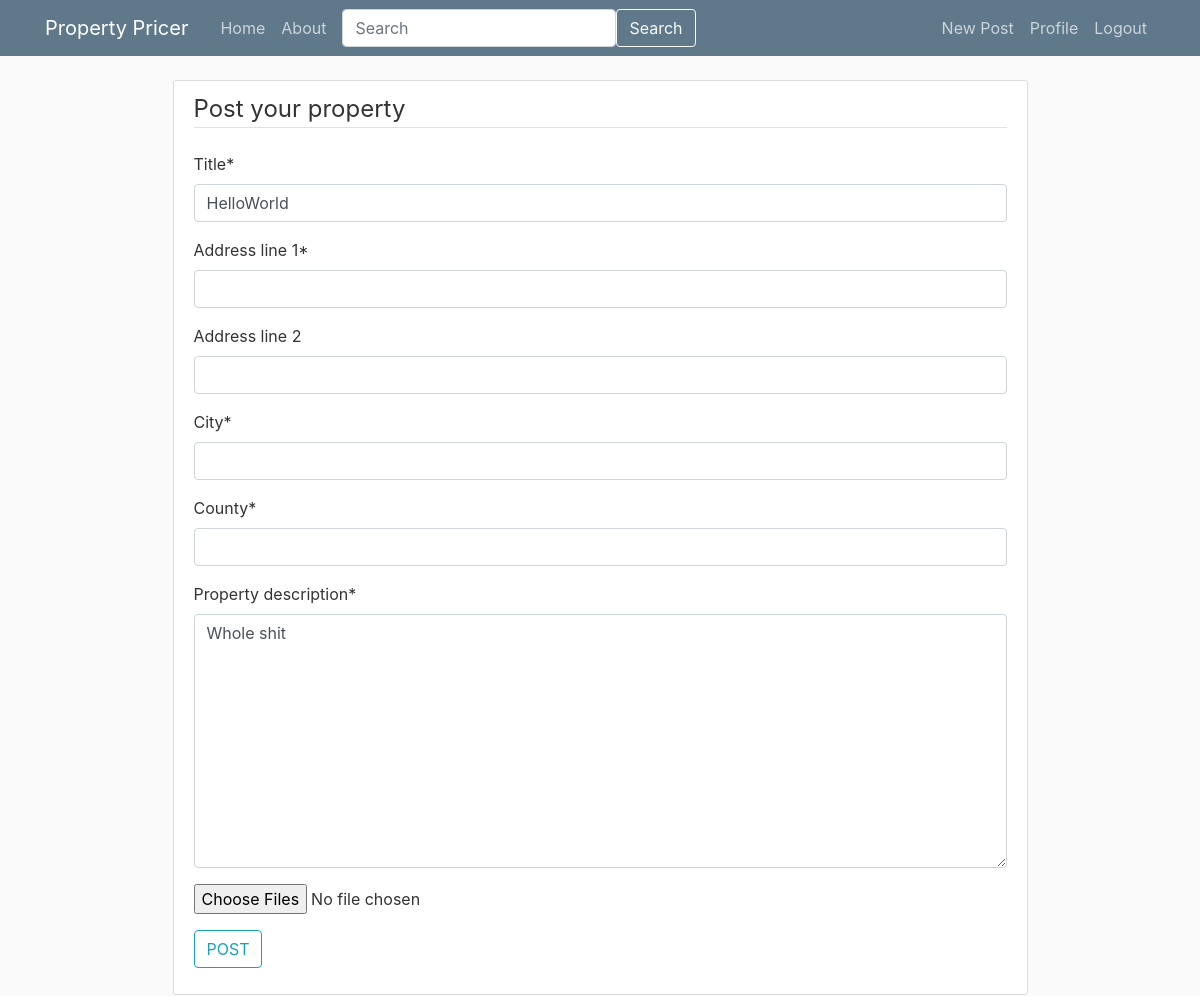
Before: /post/3/update (signed in) with the older database file.
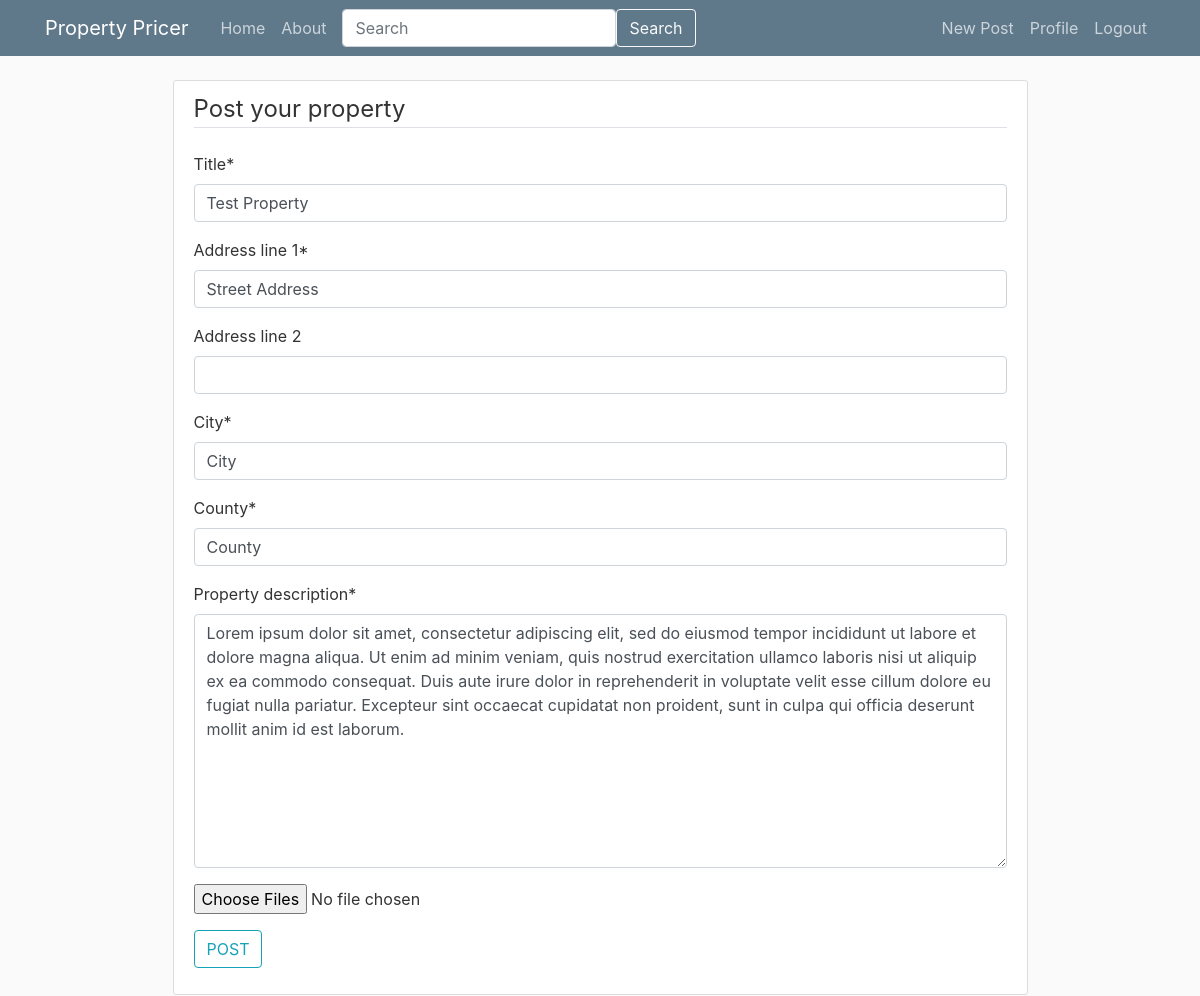
After: the same page with the newer database file.
### webpages/models.py (models this page shows, shortened)
class Post(models.Model):
    title = models.CharField(max_length=128)
    property_description = models.TextField()
    address_line_1 = models.CharField(max_length=255, default='')
    address_line_2 = models.CharField(max_length=255, null=True, blank=True)
    city = models.CharField(max_length=128, default='')
    county = models.CharField(max_length=128, default='')
    date_posted = models.DateField(default=timezone.now)
    author = models.ForeignKey(User,related_name="user_posts", on_delete=models.CASCADE)
    """
        this method return a string to redirect the user after posting to that post by returning post details the
        primary key of the newly created post
    """

### webpages/views.py (the view, shortened to what this page needs)
# urls.py: path('post/<int:pk>/update', PostUpdateView.as_view(), name='post-update'),
class PostUpdateView(LoginRequiredMixin, UserPassesTestMixin, UpdateView):
    model = Post
    fields = ['title', 'address_line_1', 'address_line_2', 'city', 'county', 'property_description']
    def test_func(self):
        post = self.get_object()
        if self.request.user == post.author:
            return True
        return False

### templates/webpages/post_form.html (shortened to what this page needs)
{% extends "base.html" %}
{% load crispy_forms_tags %}
    {% block content %}
        <div class="content-section">
            <form method="POST" enctype='multipart/form-data'>
                <fieldset class="form-group">
                    <legend class="border-bottom mb-4">Post your property</legend>
                    {{ form|crispy }}
                    <input type="file" name="post_images" multiple>
                </fieldset>
                <div class="form-group">
                    <button class="btn btn-outline-info" type="submit">POST</button>
                </div>
            </form>
        </div>
{% endblock content %}

Changed rows visible on the page:
changed Post: title "HelloWorld" → "Test Property"; address_line_1 (not shown) → "Street Address"; city (not shown) → "City"; county (not shown) → "County"; property_description "Whole shit" → "Lorem ipsum dolor sit amet, consectetur adipiscing elit, sed do eiusmod tempor incididunt ut labore et dolore magna aliqua. Ut enim ad minim veniam, quis nostrud exercitation ullamco laboris nisi ut aliquip ex ea commodo consequat. Duis aute irure dolor in reprehenderit in voluptate velit esse cillum dolore eu fugiat nulla pariatur. Excepteur sint occaecat cupidatat non proident, sunt in culpa qui officia deserunt mollit anim id est laborum."
